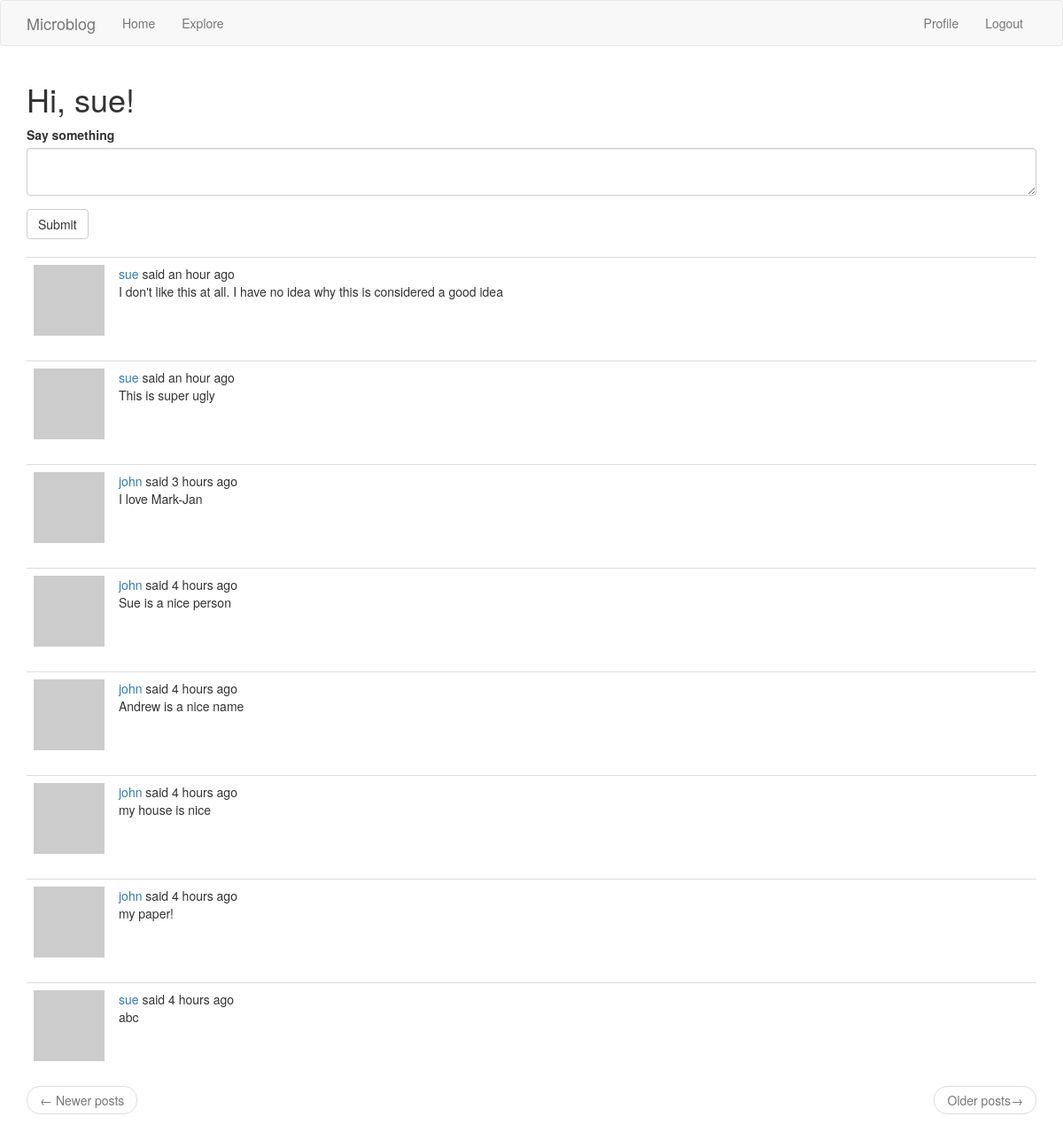
The app's page /index (signed in) with its own data.
### app/models.py (models this page shows, shortened)
class User(UserMixin, db.Model):
    id = db.Column(db.Integer, primary_key=True)
    username = db.Column(db.String(64), index=True, unique=True)
    email = db.Column(db.String(120), index=True, unique=True)
    password_hash = db.Column(db.String(128))
    posts = db.relationship('Post', backref='author', lazy='dynamic')
    about_me = db.Column(db.String(140))
    last_seen = db.Column(db.DateTime, default=datetime.utcnow)
    followed = db.relationship(
        'User', secondary=followers,
        primaryjoin=(followers.c.follower_id == id),
        secondaryjoin=(followers.c.followed_id == id),
        backref=db.backref('followers', lazy='dynamic'), lazy='dynamic')
    def avatar(self, size):
        digest = md5(self.email.lower().encode('utf-8')).hexdigest()
        return 'https://www.gravatar.com/avatar/{}?d=identicon&s={}'.format(
            digest, size
        )
    def followed_posts(self):
        followed = Post.query.join(
            followers, (followers.c.followed_id == Post.user_id)).filter(
                followers.c.follower_id == self.id)
        own = Post.query.filter_by(user_id=self.id)
        return followed.union(own).order_by(Post.timestamp.desc())

class Post(db.Model):
    id = db.Column(db.Integer, primary_key=True)
    body = db.Column(db.String(140))
    timestamp = db.Column(db.DateTime, index=True, default=datetime.utcnow)
    user_id = db.Column(db.Integer, db.ForeignKey('user.id'))

### app/routes.py (the view)
@app.route('/', methods=['GET', 'POST']) # Python decorators. Modifies the function that follows it.
@app.route('/index', methods=['GET', 'POST'])
@login_required
def index():
    form = PostForm()
    if form.validate_on_submit():
        post = Post(body=form.post.data, author=current_user)
        db.session.add(post)
        db.session.commit()
        flash('Your post is now live!')
        return redirect(url_for('index'))
    page = request.args.get('page', 1, type=int)
    posts = current_user.followed_posts().paginate(
        page, app.config['POSTS_PER_PAGE'], False)
    next_url = url_for('index', page=posts.next_num) \
        if posts.has_next else None
    prev_url = url_for('index', page=posts.prev_num) \
        if posts.has_prev else None
    return render_template('index.html', title='Home Page', form=form,
        posts=posts.items, next_url=next_url,
        prev_url=prev_url)

### app/forms.py
class PostForm(FlaskForm):
    post = TextAreaField('Say something', validators=[DataRequired()])
    submit = SubmitField('Submit')

### app/models.py (called while the page is built)
@login.user_loader
def load_user(id):
    return User.query.get(int(id))

### app/routes.py (called while the page is built)
@app.before_request
def before_request():
    if current_user.is_authenticated:
        current_user.last_seen = datetime.utcnow()
        db.session.commit()

### app/templates/index.html
{% extends "base.html" %}
{% import 'bootstrap/wtf.html' as wtf %}
{% block app_content %}
    <h1>Hi, {{ current_user.username }}!</h1>
    {% if form %}
    {{ wtf.quick_form(form) }}
    <br>
    {% endif %}
    {% for post in posts %}
        {% include '_post.html' %}
    {% endfor %}
    <nav aria-label="...">
        <ul class="pager">
            <li class="previous{% if not prev_url %} disabled{% endif %}">
                <a href="{{ prev_url or '#' }}">
                    <span aria-hidden="true">&larr;</span> Newer posts
                </a>
            </li>
            <li class="next{% if not next_url %} disabled{% endif %}">
                <a href="{{ next_url or '#' }}">
                    Older posts<span aria-hidden="true">&rarr;</span>
                </a>
            </li>
        </ul>
    </nav>
{% endblock %}

### app/templates/_post.html
<table class="table table-hover">
    <tr>
        <td width="70px">
            <a href="{{ url_for('user', username=post.author.username) }}">
                <img src="{{ post.author.avatar(36) }}" />
            </a>
        </td>
        <td>
            <a href="{{ url_for('user', username=post.author.username) }}">
                {{ post.author.username }}
            </a>
             said {{ moment(post.timestamp).fromNow() }}
             <br>
             {{ post.body }}
        </td>
    </tr>
</table>

### records on screen
User: username "sue"
Post: author.username "sue", timestamp "an hour ago", body "I don't like this at all. I have no idea why this is considered a good idea"
Post: author.username "sue", timestamp "an hour ago", body "This is super ugly"
Post: author.username "john", timestamp "3 hours ago", body "I love Mark-Jan"
Post: author.username "john", timestamp "4 hours ago", body "Sue is a nice person"
Post: author.username "john", timestamp "4 hours ago", body "Andrew is a nice name"
Post: author.username "john", timestamp "4 hours ago", body "my house is nice"
Post: author.username "john", timestamp "4 hours ago", body "my paper!"
Post: author.username "sue", timestamp "4 hours ago", body "abc"
